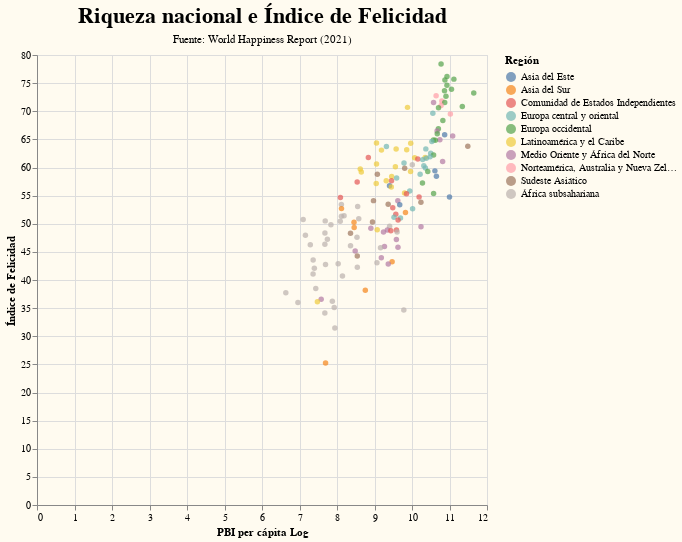

The cell this chart's notebook holds for it:
### Markdown cell above
Bueno, momento de explorar lo que nos interesaba. ¿Qué tan (cor)relacionada estará la riqueza de un país con su felicidad? Tenderíamos a pensar que debe existir una fuerte correlación positiva entre ambas variables. Después de todo, la calidad de vida debería ser mejor en aquellos países que, en promedio, cuentan con ingresos más altos. La (cor)relación se podrá observar a través de un diagrama de dispersión. Si vemos que los puntos (países) se concentran siguiendo un patrón ascendente hacia la derecha, la (cor)relación será fuerte. Comprobemos si esto es así.

### Code cell
G1=alt.Chart(WHI).mark_point(filled=True).encode(
    x= alt.X('PBI per cápita Log:Q', title='PBI per cápita Log'),
    y= alt.Y('Puntaje escala 100:Q', title='Índice de Felicidad'),
    tooltip= ['País', 'Puntaje escala 100', 'PBI per cápita Log'],
    color= alt.Color('Región:N')
).properties(
    width=450,
    height=450,
    title={
      "text": ["Riqueza nacional e Índice de Felicidad"], 
      "subtitle": ["Fuente: World Happiness Report (2021)"],
      "color": "Black",
      "subtitleColor": "Black"}
)

G1.configure_axis(
    labelFont= 'Playfair Display',
    labelFontSize=12,
    labelColor= 'Black',
    titleFont= 'Playfair Display',
    titleFontSize=14
)

G1.configure_title(
    fontSize=22,
    font='Bree Serif',
    align= 'center',
    anchor='middle',
    subtitleFontSize=11,
    subtitleFont= 'Spectral',
    subtitlePadding= 6
)

### Figure 1 — Vega-Lite specification as saved in the notebook (floating-point values rounded to 4 significant figures; data arrays with more than 128 entries replaced by an {"elided": "..."} marker saying what was removed)
{"config": {"background": "#fffbf0", "title": {"align": "center", "anchor": "middle", "font": "Bree Serif", "fontSize": 22, "subtitleFont": "Spectral", "subtitleFontSize": 11, "subtitlePadding": 6}}, "data": {"name": "data-aad88cb10fdd61c5652a9f8a170a1c5c"}, "mark": {"type": "point", "filled": true}, "encoding": {"color": {"type": "nominal", "field": "Región"}, "tooltip": [{"type": "nominal", "field": "País"}, {"type": "quantitative", "field": "Puntaje escala 100"}, {"type": "quantitative", "field": "PBI per cápita Log"}], "x": {"type": "quantitative", "field": "PBI per cápita Log", "title": "PBI per cápita Log"}, "y": {"type": "quantitative", "field": "Puntaje escala 100", "title": "Índice de Felicidad"}}, "height": 450, "title": {"text": ["Riqueza nacional e Índice de Felicidad"], "subtitle": ["Fuente: World Happiness Report (2021)"], "color": "Black", "subtitleColor": "Black"}, "width": 450, "$schema": "https://vega.github.io/schema/vega-lite/v4.8.1.json", "datasets": {"data-aad88cb10fdd61c5652a9f8a170a1c5c": {"elided": "149 records"}}}
